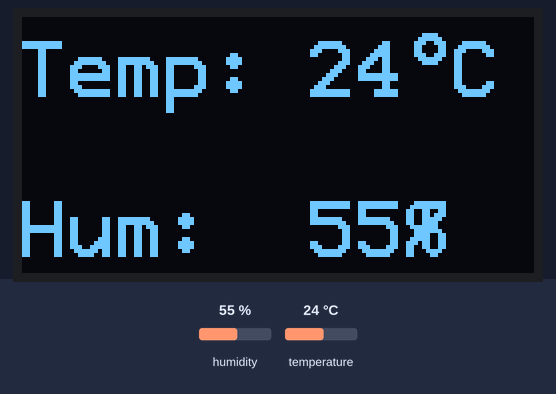
A sketch run on a simulated Arduino Uno, built with avr-gcc and run on an emulated ATmega328P. Parts: 128×64 one-colour display. The inputs (shaded band) are chosen by the test bench; at power-on: humidity 55 %, temperature 24 °C.

Above: at 3.1 s.
3.2 s: humidity set to 22 %
At 6.2 s:
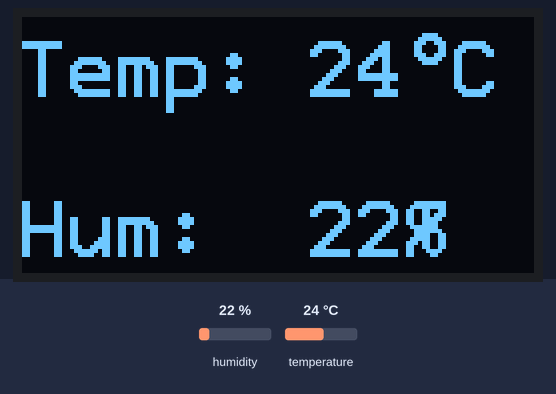
6.5 s: temperature set to 12 °C
At 8.4 s:
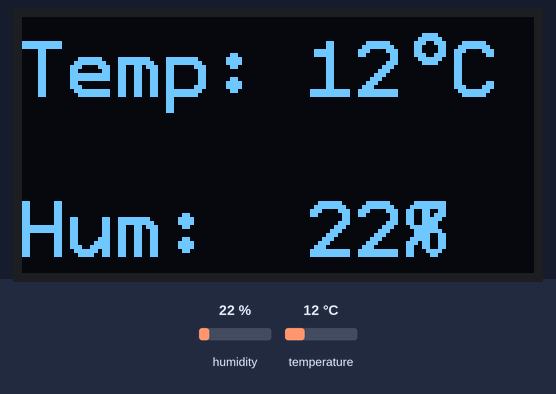
9.6 s: humidity set to 40 %
At 13.3 s:
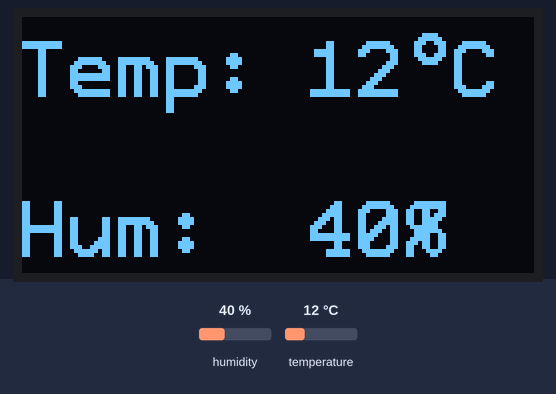
13.6 s: temperature set to 19 °C
At 14.8 s:
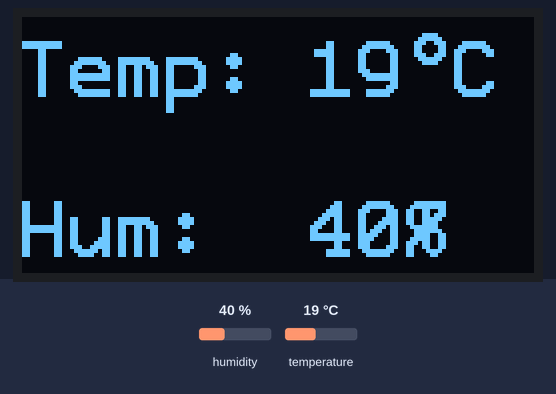
Timing chart, 0 to 16.6 s (numbered marks = the images above; inputs shaded):
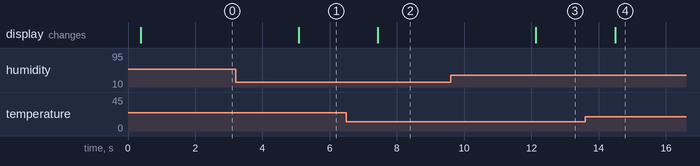

The sketch:

DHT_OLED_Celsius.ino
```cpp
#include <U8g2lib.h> // U8glib library
#include <dht.h>     // DHT library

#define dht_apin 3  // Analog pin to which the sensor is connected
dht DHT;
/*Uncomment and comment*/
U8G2_SH1106_128X64_NONAME_1_4W_HW_SPI u8g2(U8G2_R0, /* cs=*/ 10, /* dc=*/ 9, /* reset=*/ 8);

void draw()
{
  u8g2.drawStr(0, 20, "Temp: ");   // put string of display at position X, Y
  u8g2.drawStr(0, 60, "Hum: ");
  u8g2.setCursor(72, 20);        // set position
  u8g2.print(DHT.temperature, 0);  // display temperature from DHT11 in Celsius
  u8g2.println("°C");
  u8g2.setCursor(72, 60);        // set position
  u8g2.print(DHT.humidity, 0);     // display humidity from DHT11
  u8g2.println("%");
}
void setup()
{
  u8g2.begin();
  u8g2.setContrast(7);
  u8g2.enableUTF8Print();
  u8g2.setFont(u8g2_font_profont22_tf);   // select font
}

void loop()
{
  DHT.read22(dht_apin);  // Read apin on DHT11
  u8g2.firstPage();
  do
  {
    draw();
  }  while ( u8g2.nextPage() );
  delay(2000);  // Delay of 2 sec before accessing DHT11 (min - 2sec)
}
/*END OF FILE*/
```

Measured:
- after the input at 3.2 s, the display: changes after 1.9 s (image 1)
- after the input at 6.5 s, the display: changes after 0.93 s (image 2)
- after the input at 9.6 s, the display: changes after 2.5 s (image 3)
- after the input at 13.6 s, the display: changes after 0.89 s (image 4)
